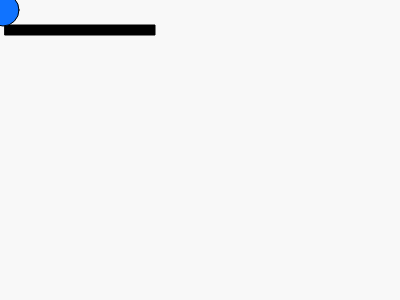
Frame 1 (no input)
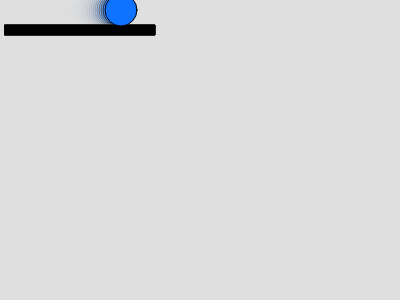
Frame 60 (no input)
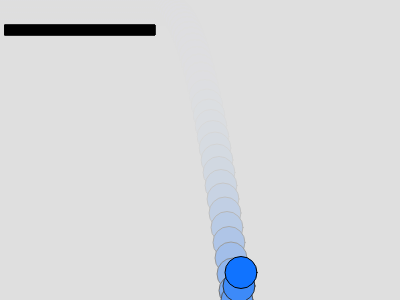
Frame 120 (the mouse pressed at the canvas centre since frame 60)

The p5.js sketch that drew these frames (run headless with seeded random() and noise() and a simulated clock; from frame 60 on, the mouse is pressed at the canvas centre):

// p5.js sketch
// ── sketch.js
var x=1;
var y=10;
var vel=.5;
var peso=.5;

function setup() { 
  createCanvas(400, 300);
} 

function draw() { 
  background(220,55);
  fill("black");
  
  x+=2;
  rect(5,25,150,10)
  if(x>=170)
  {
  y+=vel;
  vel+=peso;
  	if(y>height){
    
      y=height;
      vel*=-.8;
    }
  }
  stroke(0);
  fill(16,115,255);
  ellipse(x,y,32,32);
}
